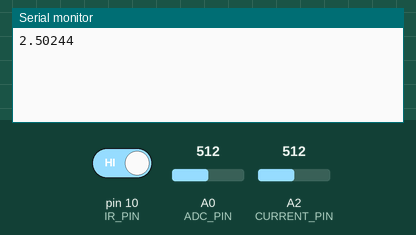
A sketch run on a simulated Arduino Uno, built with avr-gcc and run on an emulated ATmega328P. Parts: the last lines printed to the serial monitor. The test bench sets the inputs (shaded band); at power-on: A0 (ADC_PIN) = 512, A2 (CURRENT_PIN) = 512, pin 10 (IR_PIN) HIGH.

Above: at 1.3 s.
1.4 s: A0 (ADC_PIN) set to 716
At 1.4 s:
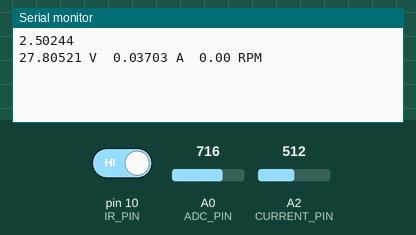
2.9 s: A2 (CURRENT_PIN) set to 716
At 4.0 s:
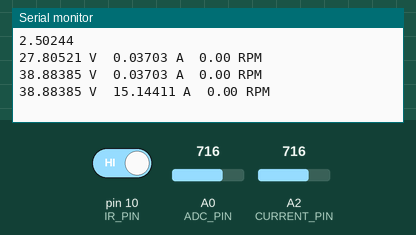
4.4 s: A0 (ADC_PIN) set to 900
At 4.4 s:
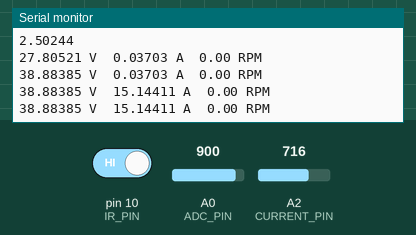
5.9 s: A2 (CURRENT_PIN) set to 900
At 7.1 s:
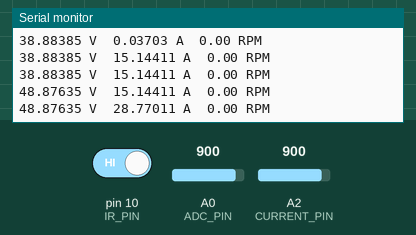
Timing chart, 0 to 8.4 s (numbered marks = the images above; inputs shaded):
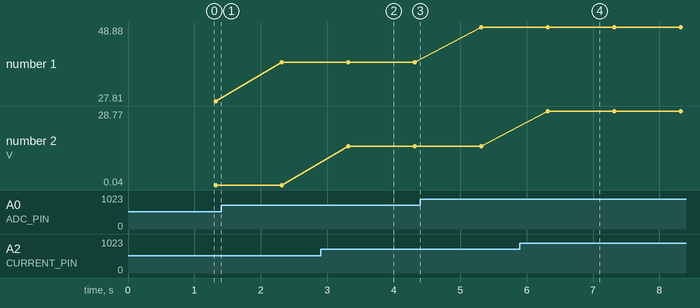

The sketch:

Aurd_VDevider_ISensor_RPMSensor.ino
```cpp
// ===== Arduino UNO Battery Voltage + Current + RPM Measurement =====
// Voltage divider output -> A0
// ACS712 output         -> A2
// IR sensor OUT         -> D10
// IMPORTANT: A0 and A2 must NEVER exceed 5V

// ===================== PIN DEFINITIONS =====================
const int ADC_PIN     = A0;
const int CURRENT_PIN = A2;
const int IR_PIN      = 10;

// ===================== ADC + VOLTAGE SETTINGS =====================
const float VREF      = 5.0;
const float ADC_MAX   = 1023.0;
const float DIV_RATIO = 109.89 / 9.89;   // (R1 + R2) / R2
const int   N_SAMPLES = 50;

// ===================== CURRENT SENSOR SETTINGS =====================
const float CURRENT_ZERO = 2.5;    // ACS712 zero-current voltage
const float SENSITIVITY  = 0.066;  // V/A for ACS712 30A version

// ===================== RPM SETTINGS =====================
// CHANGE THIS to match the number of reflective strips on the rotating part
const int STRIPS_PER_REV = 2;

// Most of these reflective IR modules go LOW when they detect the reflective mark
const bool SENSOR_ACTIVE_LOW = true;

// Require the signal to stay in a new state for this long before accepting it
// Helps reject chatter/noise at the threshold
const unsigned long STABLE_STATE_US = 1500;

// Reject impossible pulse-to-pulse intervals
// 3000 us means max accepted pulse rate ~= 333 pulses/sec
// With 1 strip/rev, that's ~20000 RPM max; with 2 strips/rev, ~10000 RPM max
const unsigned long MIN_PULSE_INTERVAL_US = 3000;

// If no pulse arrives for this many times the average pulse interval, report 0 RPM
const float STOP_TIMEOUT_FACTOR = 2.5;

// Average the most recent few pulse intervals for a steadier RPM
const int PERIOD_BUFFER_SIZE = 4;

// ===================== PRINT / RUN SETTINGS =====================
const int           MAX_COUNT      = 50;
const unsigned long PRINT_INTERVAL = 1000;   // ms

// ===================== RPM STATE =====================
int lastRawState = HIGH;
int stableState  = HIGH;

unsigned long lastRawChangeTime = 0;

// Armed means: sensor has returned to inactive state and is ready to count the next strip
bool pulseArmed = true;

unsigned long lastAcceptedPulseTime = 0;

// Circular buffer of accepted pulse intervals
unsigned long periodBuffer[PERIOD_BUFFER_SIZE] = {0};
int periodIndex = 0;
int validPeriods = 0;

unsigned long pulseCount = 0;   // debug / optional count

// ===================== TIMING STATE =====================
unsigned long lastPrintTime = 0;

// ==========================================================
// HELPER: convert raw sensor read to "active/inactive" logic
// active = reflective strip detected
// inactive = no strip detected
// ==========================================================
bool isSensorActive(int rawState) {
  if (SENSOR_ACTIVE_LOW) {
    return (rawState == LOW);
  } else {
    return (rawState == HIGH);
  }
}

// ==========================================================
// HELPER: add a new pulse interval into averaging buffer
// ==========================================================
void storePeriod(unsigned long intervalUs) {
  periodBuffer[periodIndex] = intervalUs;
  periodIndex = (periodIndex + 1) % PERIOD_BUFFER_SIZE;

  if (validPeriods < PERIOD_BUFFER_SIZE) {
    validPeriods++;
  }
}

// ==========================================================
// HELPER: average pulse interval from buffer
// Returns 0 if no valid interval exists yet
// ==========================================================
float getAveragePeriodUs() {
  if (validPeriods == 0) return 0.0;

  unsigned long sum = 0;
  for (int i = 0; i < validPeriods; i++) {
    sum += periodBuffer[i];
  }

  return (float)sum / (float)validPeriods;
}

// ==========================================================
// CLEAN PULSE DETECTOR
//
// This does four important things:
// 1. Debounces the sensor state itself
// 2. Counts only one pulse per full strip pass
// 3. Requires the sensor to return to inactive before re-arming
// 4. Stores pulse-to-pulse interval for RPM
//
// Full logic:
// inactive (armed) -> active => count exactly one pulse
// then wait until active -> inactive before allowing another pulse
// ==========================================================
void updateRPMCounter() {
  unsigned long now = micros();
  int rawState = digitalRead(IR_PIN);

  // Track raw state changes for debounce timing
  if (rawState != lastRawState) {
    lastRawState = rawState;
    lastRawChangeTime = now;
  }

  // Only accept a state change if it has remained stable long enough
  if ((now - lastRawChangeTime) >= STABLE_STATE_US && rawState != stableState) {
    stableState = rawState;

    bool active = isSensorActive(stableState);

    if (active) {
      // Count only if we were armed, meaning the previous strip fully passed already
      if (pulseArmed) {
        unsigned long intervalUs = now - lastAcceptedPulseTime;

        // First pulse initializes timing; later pulses create valid periods
        if (lastAcceptedPulseTime == 0) {
          lastAcceptedPulseTime = now;
          pulseCount++;
          pulseArmed = false;
        } else if (intervalUs >= MIN_PULSE_INTERVAL_US) {
          storePeriod(intervalUs);
          lastAcceptedPulseTime = now;
          pulseCount++;
          pulseArmed = false;
        }
      }
    } else {
      // Sensor is stably inactive again, so next strip may be counted
      pulseArmed = true;
    }
  }
}

// ==========================================================
// VOLTAGE ADC
// ==========================================================
float readAveragedADC() {
  long sum = 0;
  for (int i = 0; i < N_SAMPLES; i++) {
    sum += analogRead(ADC_PIN);
    delay(2);
  }
  return (float)sum / N_SAMPLES;
}

// ==========================================================
// CURRENT ADC
// ==========================================================
float readAveragedCurrentADC() {
  long sum = 0;
  for (int i = 0; i < N_SAMPLES; i++) {
    sum += analogRead(CURRENT_PIN);
    delay(2);
  }
  return (float)sum / N_SAMPLES;
}

// ==========================================================
// RPM FROM AVERAGE PULSE INTERVAL
//
// avgPeriodUs = average time between strip detections
// One revolution = STRIPS_PER_REV strip detections
//
// time_per_rev_us = avgPeriodUs * STRIPS_PER_REV
// rpm = 60,000,000 / time_per_rev_us
// ==========================================================
float computeRPM() {
  float avgPeriodUs = getAveragePeriodUs();
  if (avgPeriodUs <= 0.0) return 0.0;
  if (STRIPS_PER_REV <= 0) return 0.0;

  float timePerRevUs = avgPeriodUs * (float)STRIPS_PER_REV;
  return 60000000.0 / timePerRevUs;
}

// ==========================================================
// STOP GUARD
// If no pulse arrives for too long, return 0 RPM
// ==========================================================
float getSafeRPM() {
  float avgPeriodUs = getAveragePeriodUs();
  if (avgPeriodUs <= 0.0) return 0.0;
  if (lastAcceptedPulseTime == 0) return 0.0;

  unsigned long now = micros();
  unsigned long timeSinceLast = now - lastAcceptedPulseTime;

  if ((float)timeSinceLast > avgPeriodUs * STOP_TIMEOUT_FACTOR) {
    return 0.0;
  }

  return computeRPM();
}

// ==========================================================
// PRINT ALL READINGS
// ==========================================================
void printReadings() {
  float rpm = getSafeRPM();

  lastPrintTime = millis();

  // --- Voltage ---
  float raw   = readAveragedADC();
  float v_pin = (raw / ADC_MAX) * VREF;
  float v_bat = v_pin * DIV_RATIO;

  // --- Current ---
  float rawCurrent     = readAveragedCurrentADC();
  float currentVoltage = (rawCurrent / ADC_MAX) * VREF;
  float current        = (currentVoltage - CURRENT_ZERO) / SENSITIVITY;

  // --- Output ---
  Serial.print(v_bat, 5);   Serial.print(" V\t");
  Serial.print(current, 5); Serial.print(" A\t");
  Serial.print(rpm, 2);     Serial.println(" RPM");
}

// ==========================================================
// SETUP
// ==========================================================
void setup() {
  Serial.begin(9600);
  pinMode(IR_PIN, INPUT);

  float raw   = readAveragedADC();
  float v_pin = (raw / ADC_MAX) * VREF;
  Serial.println(v_pin, 5);

  int startState = digitalRead(IR_PIN);
  lastRawState = startState;
  stableState  = startState;

  lastRawChangeTime = micros();
  lastPrintTime = millis();
}

// ==========================================================
// RUN FOREVER
// ==========================================================
void runInfinite() {
  updateRPMCounter();

  unsigned long currentTime = millis();
  if (currentTime - lastPrintTime >= PRINT_INTERVAL) {
    printReadings();
  }
}

// ==========================================================
// RUN EXACTLY MAX_COUNT TIMES
// ==========================================================
void runLimited() {
  int printedCount = 0;

  while (printedCount < MAX_COUNT) {
    updateRPMCounter();

    unsigned long currentTime = millis();
    if (currentTime - lastPrintTime >= PRINT_INTERVAL) {
      printReadings();
      printedCount++;
    }
  }

  while (true) {
    // halt forever
  }
}

// ==========================================================
// MAIN LOOP
// ==========================================================
void loop() {
  runInfinite();
  // runLimited();
}
```

Measured:
- after the input at 2.9 s, the serial monitor: prints a new line after 0.42 s (image 2)
- after the input at 5.9 s, the serial monitor: prints a new line after 0.42 s (image 4)
- plotted number 1: 27.81 → 38.88 after the input at 1.4 s, 38.88 → 48.88 after the input at 4.4 s
- plotted number 2: 0.04 → 15.14 after the input at 2.9 s, 15.14 → 28.77 after the input at 5.9 s
